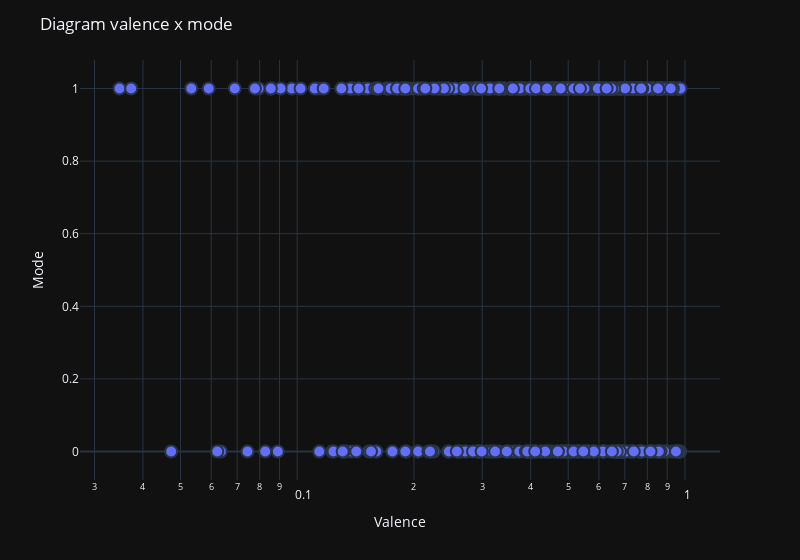

Notebook cell for this chart:
### Markdown cell above
Plotaremos um diagrama:

### Code cell
import plotly.express as px

df_sample = data_frame.sample(n=500)

mkey = []

for i in df_sample.index:
    if df_sample['mode'][i] == 1:
        mkey.append(df_sample['key'][i] + 0.5)
    else:
        mkey.append(df_sample['key'][i])


df_scatter = pd.DataFrame({
    'mkey' : mkey,
    'valence' : df_sample.get('valence')
})


fig  = px.scatter(df_sample, x = 'valence',y = 'mode', log_x = True, width = 800)
fig.update_traces(marker = dict(size = 12, line=dict(width = 2)), selector = dict(mode = 'markers'))
fig.update_layout(title = 'Diagram valence x mode')
fig.update_xaxes(title = 'Valence')
fig.update_yaxes(title = 'Mode')
fig.show()

### Figure 1 — Plotly figure (JSON) as saved in the notebook; plotly's stock layout.template omitted (floating-point values rounded to 4 significant figures; data arrays with more than 128 entries replaced by an {"elided": "..."} marker saying what was removed)
{"data": [{"hovertemplate": "valence=%{x}<br>mode=%{y}<extra></extra>", "legendgroup": "", "marker": {"color": "#636efa", "symbol": "circle", "line": {"width": 2}, "size": 12}, "mode": "markers", "name": "", "orientation": "v", "showlegend": false, "x": {"elided": "500 float values"}, "xaxis": "x", "y": {"elided": "500 int values"}, "yaxis": "y", "type": "scatter"}], "layout": {"xaxis": {"anchor": "y", "domain": [0.0, 1.0], "title": {"text": "Valence"}, "type": "log"}, "yaxis": {"anchor": "x", "domain": [0.0, 1.0], "title": {"text": "Mode"}}, "legend": {"tracegroupgap": 0}, "margin": {"t": 60}, "width": 800, "title": {"text": "Diagram valence x mode"}}}
